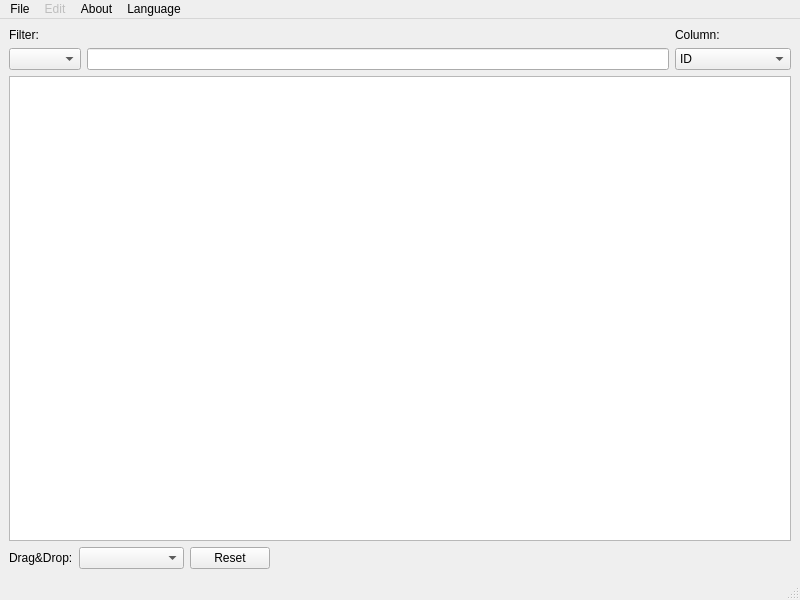
<?xml version="1.0" encoding="UTF-8"?>
<ui version="4.0">
 <class>MainWindow</class>
 <widget class="QMainWindow" name="MainWindow">
  <property name="geometry">
   <rect>
    <x>0</x>
    <y>0</y>
    <width>800</width>
    <height>600</height>
   </rect>
  </property>
  <property name="windowTitle">
   <string notr="true">MainWindow</string>
  </property>
  <widget class="QWidget" name="centralwidget">
   <layout class="QVBoxLayout" name="verticalLayout">
    <item>
     <layout class="QGridLayout" name="gridLayout">
      <item row="2" column="3">
       <widget class="QComboBox" name="comboBox_Column">
        <item>
         <property name="text">
          <string>ID</string>
         </property>
        </item>
        <item>
         <property name="text">
          <string>Name</string>
         </property>
        </item>
        <item>
         <property name="text">
          <string>Address</string>
         </property>
        </item>
        <item>
         <property name="text">
          <string>Maxweight</string>
         </property>
        </item>
        <item>
         <property name="text">
          <string>Rating</string>
         </property>
        </item>
        <item>
         <property name="text">
          <string>People</string>
         </property>
        </item>
        <item>
         <property name="text">
          <string>ContactNumber</string>
         </property>
        </item>
        <item>
         <property name="text">
          <string>Years</string>
         </property>
        </item>
       </widget>
      </item>
      <item row="0" column="3">
       <widget class="QLabel" name="label_Column">
        <property name="text">
         <string>Column:</string>
        </property>
       </widget>
      </item>
      <item row="0" column="0">
       <widget class="QLabel" name="label_Syntax">
        <property name="text">
         <string>Filter:</string>
        </property>
       </widget>
      </item>
      <item row="2" column="1">
       <widget class="QLineEdit" name="lineEdit"/>
      </item>
      <item row="2" column="0">
       <widget class="QComboBox" name="comboBox"/>
      </item>
     </layout>
    </item>
    <item>
     <layout class="QGridLayout" name="gridLayout_2"/>
    </item>
    <item>
     <widget class="MyTableView" name="tableView">
      <property name="sizePolicy">
       <sizepolicy hsizetype="Expanding" vsizetype="Expanding">
        <horstretch>0</horstretch>
        <verstretch>0</verstretch>
       </sizepolicy>
      </property>
      <property name="sortingEnabled">
       <bool>true</bool>
      </property>
     </widget>
    </item>
    <item>
     <layout class="QHBoxLayout" name="horizontalLayout">
      <item>
       <widget class="QLabel" name="label_DragNDrop">
        <property name="text">
         <string>Drag&amp;Drop:</string>
        </property>
       </widget>
      </item>
      <item>
       <widget class="QComboBox" name="comboBox_MimeType">
        <item>
         <property name="text">
          <string/>
         </property>
        </item>
        <item>
         <property name="text">
          <string>Qt Application</string>
         </property>
        </item>
        <item>
         <property name="text">
          <string>Text</string>
         </property>
        </item>
       </widget>
      </item>
      <item>
       <widget class="QPushButton" name="pushButton_Reset">
        <property name="text">
         <string>Reset</string>
        </property>
       </widget>
      </item>
      <item>
       <spacer name="horizontalSpacer">
        <property name="orientation">
         <enum>Qt::Horizontal</enum>
        </property>
        <property name="sizeHint" stdset="0">
         <size>
          <width>40</width>
          <height>20</height>
         </size>
        </property>
       </spacer>
      </item>
     </layout>
    </item>
   </layout>
  </widget>
  <widget class="QMenuBar" name="menubar">
   <property name="geometry">
    <rect>
     <x>0</x>
     <y>0</y>
     <width>800</width>
     <height>26</height>
    </rect>
   </property>
   <widget class="QMenu" name="menuFile">
    <property name="title">
     <string>File</string>
    </property>
    <addaction name="actionNew"/>
    <addaction name="actionNew_Window"/>
    <addaction name="actionOpen"/>
    <addaction name="actionSave"/>
    <addaction name="actionChart"/>
    <addaction name="actionSearch_2"/>
    <addaction name="actionPrint"/>
    <addaction name="actionClose"/>
    <addaction name="separator"/>
    <addaction name="actionExit"/>
   </widget>
   <widget class="QMenu" name="menuEdit">
    <property name="enabled">
     <bool>false</bool>
    </property>
    <property name="title">
     <string>Edit</string>
    </property>
    <addaction name="actionAdd"/>
    <addaction name="actionEdit"/>
    <addaction name="actionDelete"/>
   </widget>
   <widget class="QMenu" name="menuLanguage">
    <property name="title">
     <string>Language</string>
    </property>
   </widget>
   <widget class="QMenu" name="menuAbout">
    <property name="title">
     <string>About</string>
    </property>
    <addaction name="actionAbout_Qt"/>
    <addaction name="actionAbout_App"/>
   </widget>
   <addaction name="menuFile"/>
   <addaction name="menuEdit"/>
   <addaction name="menuAbout"/>
   <addaction name="menuLanguage"/>
  </widget>
  <widget class="QStatusBar" name="statusbar"/>
  <action name="actionNew">
   <property name="text">
    <string>New File</string>
   </property>
  </action>
  <action name="actionOpen">
   <property name="text">
    <string>Open</string>
   </property>
  </action>
  <action name="actionSave">
   <property name="text">
    <string>Save</string>
   </property>
  </action>
  <action name="actionClose">
   <property name="text">
    <string>Close</string>
   </property>
  </action>
  <action name="actionExit">
   <property name="text">
    <string>Exit</string>
   </property>
  </action>
  <action name="actionAdd">
   <property name="text">
    <string>Add</string>
   </property>
  </action>
  <action name="actionEdit">
   <property name="text">
    <string>Edit</string>
   </property>
  </action>
  <action name="actionDelete">
   <property name="text">
    <string>Delete</string>
   </property>
  </action>
  <action name="actionSearch">
   <property name="text">
    <string>Search</string>
   </property>
  </action>
  <action name="actionAbout_Qt">
   <property name="text">
    <string>About Qt</string>
   </property>
  </action>
  <action name="actionAbout_App">
   <property name="text">
    <string>About App</string>
   </property>
  </action>
  <action name="actionReset">
   <property name="text">
    <string>Reset</string>
   </property>
  </action>
  <action name="actionNew_Window">
   <property name="text">
    <string>New Window</string>
   </property>
  </action>
  <action name="actionPrint">
   <property name="text">
    <string>Print</string>
   </property>
  </action>
  <action name="actionChart">
   <property name="text">
    <string>Chart</string>
   </property>
  </action>
  <action name="actionSearch_2">
   <property name="text">
    <string>Search</string>
   </property>
  </action>
  <action name="actionEnglish">
   <property name="text">
    <string>Deutsch</string>
   </property>
  </action>
  <action name="actionRussian">
   <property name="text">
    <string>English</string>
   </property>
  </action>
  <action name="actionRussian_2">
   <property name="text">
    <string>Russian</string>
   </property>
  </action>
 </widget>
 <customwidgets>
  <customwidget>
   <class>MyTableView</class>
   <extends>QTableView</extends>
   <header>mytableview.h</header>
  </customwidget>
 </customwidgets>
 <resources/>
 <connections/>
</ui>
